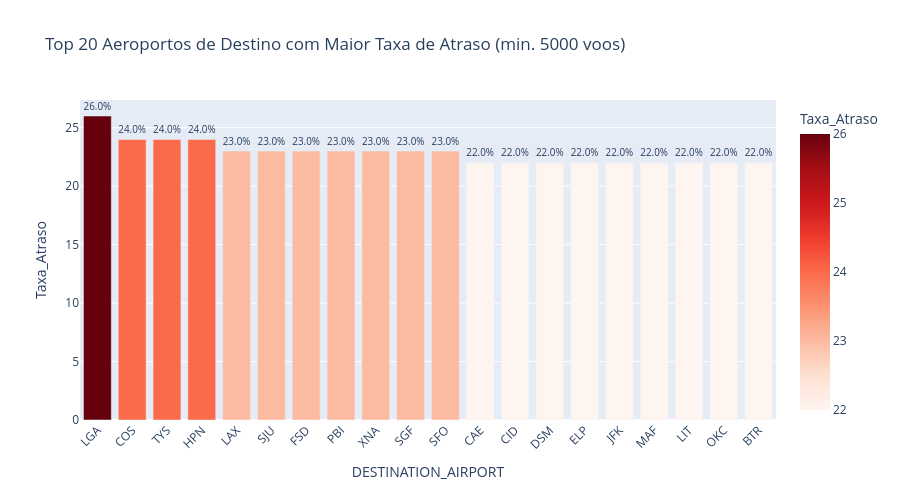

The cell this chart's notebook holds for it:
### Code cell
# 3.2.1 Top Aeroportos de Destino com Maior Atraso
print('='*60)
print('TOP 20 AEROPORTOS COM MAIOR TAXA DE ATRASO (DESTINO)')
print('='*60)

dest_stats = df_valid.groupby('DESTINATION_AIRPORT').agg({
    'ARRIVAL_DELAY': 'mean',
    'IS_DELAYED': 'mean',
    'FLIGHT_NUMBER': 'count'
}).round(2)
dest_stats.columns = ['Atraso_Medio', 'Taxa_Atraso', 'Total_Voos']
dest_stats['Taxa_Atraso'] = (dest_stats['Taxa_Atraso'] * 100).round(2)

dest_stats_filtered = dest_stats[dest_stats['Total_Voos'] >= 5000].sort_values('Taxa_Atraso', ascending=False)

fig = px.bar(dest_stats_filtered.head(20).reset_index(), 
             x='DESTINATION_AIRPORT', 
             y='Taxa_Atraso',
             color='Taxa_Atraso',
             color_continuous_scale='Reds',
             text='Taxa_Atraso',
             hover_data=['Atraso_Medio', 'Total_Voos'],
             title='Top 20 Aeroportos de Destino com Maior Taxa de Atraso (min. 5000 voos)')

fig.update_traces(texttemplate='%{text:.1f}%', textposition='outside')
fig.update_layout(xaxis_tickangle=-45, height=500)
fig.show()

print('\n📊 TOP 10 AEROPORTOS MAIS PROBLEMÁTICOS (DESTINO):')
top_10_dest = dest_stats_filtered.head(10)
for i, (airport, row) in enumerate(top_10_dest.iterrows(), 1):
    print(f'   {i:2}. {airport}: Taxa {row["Taxa_Atraso"]:.1f}% | Atraso médio {row["Atraso_Medio"]:.1f}min | {row["Total_Voos"]:,} voos')

### Figure 1 — Plotly figure (JSON) as saved in the notebook; plotly's stock layout.template omitted (floating-point values rounded to 4 significant figures)
{"data": [{"customdata": [[10.4, 95160.0], [10.17, 6771.0], [10.61, 6774.0], [8.98, 7207.0], [6.11, 192400.0], [6.88, 24490.0], [9.04, 5198.0], [6.87, 22240.0], [8.77, 9019.0], [8.71, 6079.0], [6.58, 145700.0], [9.46, 5060.0], [7.46, 6631.0], [7.43, 8150.0], [7.23, 11870.0], [6.7, 91830.0], [7.73, 7300.0], [6.88, 10190.0], [7.23, 15880.0], [9.06, 7015.0]], "hovertemplate": "DESTINATION_AIRPORT=%{x}<br>Taxa_Atraso=%{marker.color}<br>Atraso_Medio=%{customdata[0]}<br>Total_Voos=%{customdata[1]}<extra></extra>", "legendgroup": "", "marker": {"color": [26.0, 24.0, 24.0, 24.0, 23.0, 23.0, 23.0, 23.0, 23.0, 23.0, 23.0, 22.0, 22.0, 22.0, 22.0, 22.0, 22.0, 22.0, 22.0, 22.0], "coloraxis": "coloraxis", "pattern": {"shape": ""}}, "name": "", "orientation": "v", "showlegend": false, "text": [26.0, 24.0, 24.0, 24.0, 23.0, 23.0, 23.0, 23.0, 23.0, 23.0, 23.0, 22.0, 22.0, 22.0, 22.0, 22.0, 22.0, 22.0, 22.0, 22.0], "textposition": "outside", "texttemplate": "%{text:.1f}%", "type": "bar", "x": ["LGA", "COS", "TYS", "HPN", "LAX", "SJU", "FSD", "PBI", "XNA", "SGF", "SFO", "CAE", "CID", "DSM", "ELP", "JFK", "MAF", "LIT", "OKC", "BTR"], "xaxis": "x", "y": [26.0, 24.0, 24.0, 24.0, 23.0, 23.0, 23.0, 23.0, 23.0, 23.0, 23.0, 22.0, 22.0, 22.0, 22.0, 22.0, 22.0, 22.0, 22.0, 22.0], "yaxis": "y"}], "layout": {"barmode": "relative", "coloraxis": {"colorbar": {"title": {"text": "Taxa_Atraso"}}, "colorscale": [[0, "rgb(255,245,240)"], [0.125, "rgb(254,224,210)"], [0.25, "rgb(252,187,161)"], [0.375, "rgb(252,146,114)"], [0.5, "rgb(251,106,74)"], [0.625, "rgb(239,59,44)"], [0.75, "rgb(203,24,29)"], [0.875, "rgb(165,15,21)"], [1, "rgb(103,0,13)"]]}, "height": 500, "legend": {"tracegroupgap": 0}, "title": {"text": "Top 20 Aeroportos de Destino com Maior Taxa de Atraso (min. 5000 voos)"}, "xaxis": {"anchor": "y", "domain": [0, 1], "tickangle": -45, "title": {"text": "DESTINATION_AIRPORT"}}, "yaxis": {"anchor": "x", "domain": [0, 1], "title": {"text": "Taxa_Atraso"}}}}
